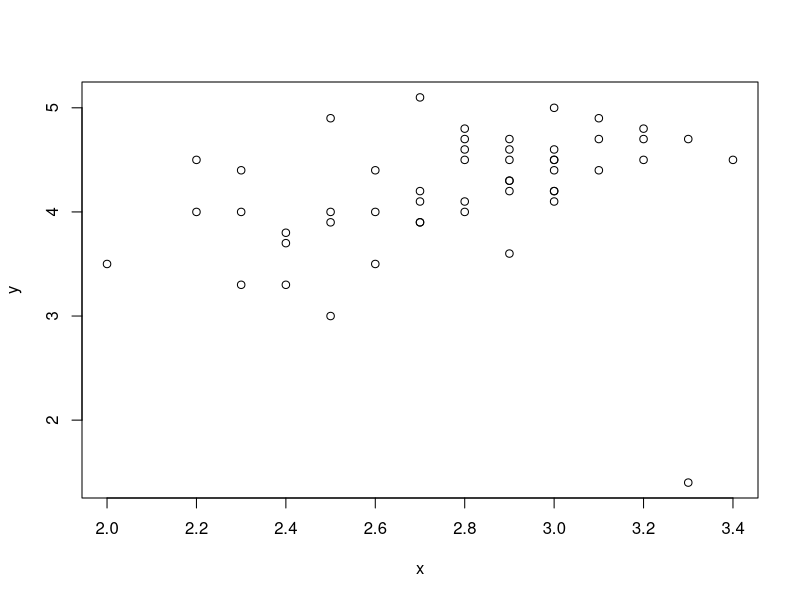

This chart was generated by the following R code:
#PRIMEIRO EXERCICIOS
ana <- 8L
paulo <- 11L
ifelse(ana > paulo, "A Menina eh mais velha!", "O menino eh mais velho!")


#SEGUNDO EXERCICIO
class(BOD)


#TERCEIRO EXERCICIO
vet <- c()
for (i in 1:10) {
    vet[i] <- i
}
vet
for (i in vet) {
    if (vet[i] %% 2 == 0)
        print(vet[i])
}


#QUARTO EXERCICIO
tail(women, n <- 10)


#QUINTO EXERCICIO
x <- iris$Sepal.Width[50:100]
y <- iris$Petal.Length[50:100]
plot(x, y)
#novairis <- iris[50:100, c(2, 3)]
#plot(novairis)


#SEXTO EXERCICIO
vet1 <- c()
vet2 <- c()
for (i in 1:5) {
    vet1[i] <- i
    vet2[i] <- i
}
vet1
vet2
print(vet1 + vet2)


#SÉTIMO EXERCICIO
x <- length(colnames(CO2))
y <- length(rownames(CO2))
cat(sprintf("O numero de colunas eh: %i", x))
sprintf("O nome das colunas: ")
colnames(CO2)
cat(sprintf("O numero de linhas eh: %i", y))
sprintf("O nome das linhas: ")
rownames(CO2)
#dim(CO2)[1]
#dim(CO2)[2]
#rownames(CO2)
#colnames(CO2)